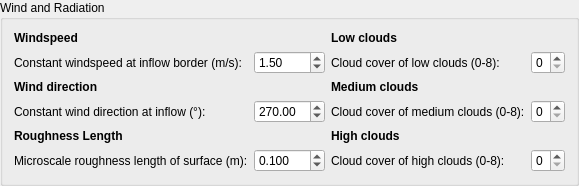
                    <widget class="QGroupBox" name="gb_WindandRad">
                     <property name="title">
                      <string>Wind and Radiation</string>
                     </property>
                     <layout class="QGridLayout" name="gridLayout_110">
                      <item row="0" column="0">
                       <widget class="QLabel" name="lb_windspeedCap">
                        <property name="sizePolicy">
                         <sizepolicy hsizetype="Preferred" vsizetype="Fixed">
                          <horstretch>0</horstretch>
                          <verstretch>0</verstretch>
                         </sizepolicy>
                        </property>
                        <property name="text">
                         <string>&lt;html&gt;&lt;head/&gt;&lt;body&gt;&lt;p&gt;&lt;span style=&quot; font-weight:600;&quot;&gt;Windspeed&lt;/span&gt;&lt;/p&gt;&lt;/body&gt;&lt;/html&gt;</string>
                        </property>
                       </widget>
                      </item>
                      <item row="0" column="2">
                       <widget class="QLabel" name="lb_lowcloudsCap">
                        <property name="text">
                         <string>&lt;html&gt;&lt;head/&gt;&lt;body&gt;&lt;p&gt;&lt;span style=&quot; font-weight:600;&quot;&gt;Low clouds&lt;/span&gt;&lt;/p&gt;&lt;/body&gt;&lt;/html&gt;</string>
                        </property>
                       </widget>
                      </item>
                      <item row="1" column="0">
                       <widget class="QLabel" name="lb_windspeed">
                        <property name="text">
                         <string>Constant windspeed at inflow border (m/s):</string>
                        </property>
                       </widget>
                      </item>
                      <item row="1" column="1">
                       <widget class="QDoubleSpinBox" name="sb_windspeed">
                        <property name="locale">
                         <locale language="English" country="UnitedStates"/>
                        </property>
                        <property name="maximum">
                         <double>20.000000000000000</double>
                        </property>
                        <property name="value">
                         <double>1.500000000000000</double>
                        </property>
                       </widget>
                      </item>
                      <item row="1" column="2">
                       <widget class="QLabel" name="lb_lowclouds">
                        <property name="text">
                         <string>Cloud cover of low clouds (0-8):</string>
                        </property>
                       </widget>
                      </item>
                      <item row="1" column="3">
                       <widget class="QSpinBox" name="sb_lowclouds">
                        <property name="maximum">
                         <number>8</number>
                        </property>
                       </widget>
                      </item>
                      <item row="2" column="0">
                       <widget class="QLabel" name="lb_winddirCap">
                        <property name="sizePolicy">
                         <sizepolicy hsizetype="Preferred" vsizetype="Fixed">
                          <horstretch>0</horstretch>
                          <verstretch>0</verstretch>
                         </sizepolicy>
                        </property>
                        <property name="text">
                         <string>&lt;html&gt;&lt;head/&gt;&lt;body&gt;&lt;p&gt;&lt;span style=&quot; font-weight:600;&quot;&gt;Wind direction&lt;/span&gt;&lt;/p&gt;&lt;/body&gt;&lt;/html&gt;</string>
                        </property>
                       </widget>
                      </item>
                      <item row="2" column="2">
                       <widget class="QLabel" name="lb_midcloudsCap">
                        <property name="text">
                         <string>&lt;html&gt;&lt;head/&gt;&lt;body&gt;&lt;p&gt;&lt;span style=&quot; font-weight:600;&quot;&gt;Medium clouds&lt;/span&gt;&lt;/p&gt;&lt;/body&gt;&lt;/html&gt;</string>
                        </property>
                       </widget>
                      </item>
                      <item row="3" column="0">
                       <widget class="QLabel" name="lb_winddir">
                        <property name="text">
                         <string>Constant wind direction at inflow (°):</string>
                        </property>
                       </widget>
                      </item>
                      <item row="3" column="1">
                       <widget class="QDoubleSpinBox" name="sb_winddir">
                        <property name="locale">
                         <locale language="English" country="UnitedStates"/>
                        </property>
                        <property name="maximum">
                         <double>3600.000000000000000</double>
                        </property>
                        <property name="value">
                         <double>270.000000000000000</double>
                        </property>
                       </widget>
                      </item>
                      <item row="3" column="2">
                       <widget class="QLabel" name="lb_midclouds">
                        <property name="text">
                         <string>Cloud cover of medium clouds (0-8):</string>
                        </property>
                       </widget>
                      </item>
                      <item row="3" column="3">
                       <widget class="QSpinBox" name="sb_midclouds">
                        <property name="maximum">
                         <number>8</number>
                        </property>
                       </widget>
                      </item>
                      <item row="4" column="0">
                       <widget class="QLabel" name="lb_rlengthCap">
                        <property name="sizePolicy">
                         <sizepolicy hsizetype="Preferred" vsizetype="Fixed">
                          <horstretch>0</horstretch>
                          <verstretch>0</verstretch>
                         </sizepolicy>
                        </property>
                        <property name="text">
                         <string>&lt;html&gt;&lt;head/&gt;&lt;body&gt;&lt;p&gt;&lt;span style=&quot; font-weight:600;&quot;&gt;Roughness Length&lt;/span&gt;&lt;/p&gt;&lt;/body&gt;&lt;/html&gt;</string>
                        </property>
                       </widget>
                      </item>
                      <item row="4" column="2">
                       <widget class="QLabel" name="lb_highCloudsCap">
                        <property name="text">
                         <string>&lt;html&gt;&lt;head/&gt;&lt;body&gt;&lt;p&gt;&lt;span style=&quot; font-weight:600;&quot;&gt;High clouds&lt;/span&gt;&lt;/p&gt;&lt;/body&gt;&lt;/html&gt;</string>
                        </property>
                       </widget>
                      </item>
                      <item row="5" column="0">
                       <widget class="QLabel" name="lb_rlength">
                        <property name="text">
                         <string>Microscale roughness length of surface (m):</string>
                        </property>
                       </widget>
                      </item>
                      <item row="5" column="1">
                       <widget class="QDoubleSpinBox" name="sb_rlength">
                        <property name="locale">
                         <locale language="English" country="UnitedStates"/>
                        </property>
                        <property name="decimals">
                         <number>3</number>
                        </property>
                        <property name="maximum">
                         <double>1.000000000000000</double>
                        </property>
                        <property name="singleStep">
                         <double>0.001000000000000</double>
                        </property>
                        <property name="value">
                         <double>0.100000000000000</double>
                        </property>
                       </widget>
                      </item>
                      <item row="5" column="2">
                       <widget class="QLabel" name="lb_highClouds">
                        <property name="text">
                         <string>Cloud cover of high clouds (0-8):</string>
                        </property>
                       </widget>
                      </item>
                      <item row="5" column="3">
                       <widget class="QSpinBox" name="sb_highclouds">
                        <property name="maximum">
                         <number>8</number>
                        </property>
                       </widget>
                      </item>
                     </layout>
                    </widget>
